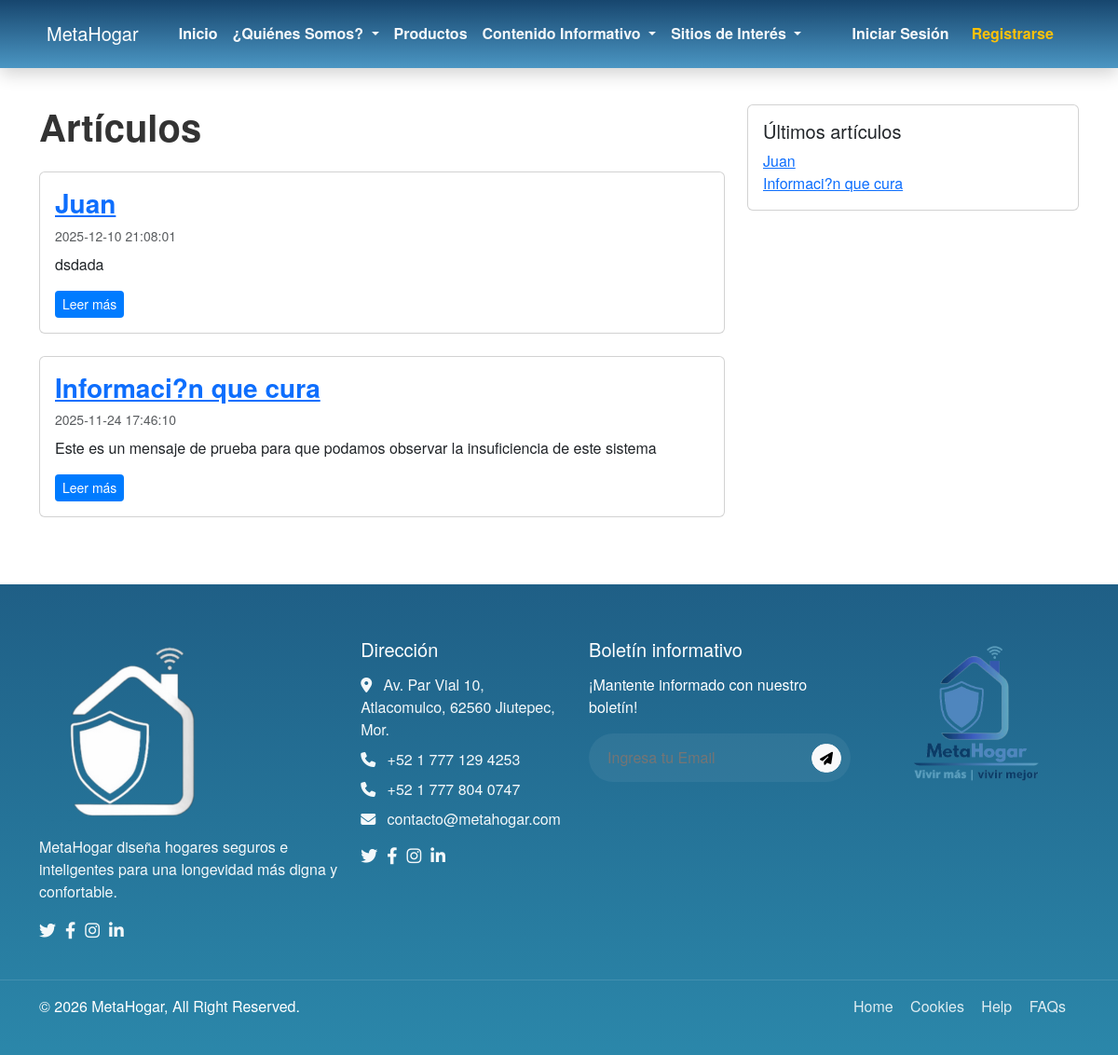
/public/articulos.php, run on the app's committed database.
### tables this page shows
CREATE TABLE `contenido` (
  `idContenido` int(11) NOT NULL,
  `Tipo` enum('NOTICIA','ARTICULO','BLOG','SITIO_INTERES') NOT NULL,
  `Titulo` varchar(200) NOT NULL,
  `Cuerpo` text NOT NULL,
  `AutorUsuario_id` int(11) DEFAULT NULL,
  `FechaPublicacion` datetime NOT NULL DEFAULT current_timestamp(),
  `Activo` tinyint(1) DEFAULT 1
);

### app/models/Contenido.php (called while the page is built, shortened)
<?php
class Contenido {
    public static function getAll($pdo) {
        $stmt = $pdo->query('SELECT idContenido, Tipo, Titulo, Cuerpo, FechaPublicacion, Activo FROM contenido ORDER BY FechaPublicacion DESC');
        return $stmt->fetchAll();
    }
}
?>

### public/articulos.php (the view, shortened to what this page needs)
<?php
require_once __DIR__ . '/../app/config/db.php';
require_once __DIR__ . '/../app/models/Contenido.php';
?>
<!doctype html>
<html lang="es">
<head>
    <link href="https://cdn.jsdelivr.net/npm/bootstrap@5.3.2/dist/css/bootstrap.min.css" rel="stylesheet">
    <link rel="stylesheet" href="assets/css/style.css">
    <link rel="stylesheet" href="assets/css/navbar.css">
    <link rel="stylesheet" href="assets/css/bs-navbar.css">
    <link rel="stylesheet" href="https://cdnjs.cloudflare.com/ajax/libs/font-awesome/6.4.0/css/all.min.css">
</head>
<body>
<?php include __DIR__ . '/partials/bs-navbar.php'; ?>
<main class="container py-5 mt-4">
    <div class="row">
        <div class="col-lg-8">
            <h1 class="mb-4">Artículos</h1>
            <?php
            $items = Contenido::getAll($pdo);
            foreach ($items as $it):
                $itemTipo = isset($it['Tipo']) ? strtoupper($it['Tipo']) : '';
                if ($itemTipo !== 'ARTICULO') continue;
            ?>
            <article class="card mb-4">
                <div class="card-body">
                    <h3 class="card-title"><a href="articulo_post.php?id=<?= $it['idContenido'] ?>"><?= htmlspecialchars($it['Titulo']) ?></a></h3>
                    <div class="text-muted small mb-2"><?= htmlspecialchars($it['FechaPublicacion']) ?></div>
                    <p class="card-text">
                        <?php
                        $plain = strip_tags($it['Cuerpo'] ?? '');
                        if (mb_strlen($plain) > 320) {
                            echo htmlspecialchars(mb_substr($plain, 0, 320)) . '...';
                        } else {
                            echo htmlspecialchars($plain);
                        }
                        ?>
                    </p>
                    <a href="articulo_post.php?id=<?= $it['idContenido'] ?>" class="btn btn-sm btn-primary">Leer más</a>
                </div>
            </article>
            <?php endforeach; ?>
        </div>
        <aside class="col-lg-4">
            <div class="card mb-4">
                <div class="card-body">
                    <h5>Últimos artículos</h5>
                    <ul class="list-unstyled mb-0">
                        <?php
                        foreach ($items as $it) {
                            $itemTipo = isset($it['Tipo']) ? strtoupper($it['Tipo']) : '';
                            if ($itemTipo !== 'ARTICULO') continue;
                            echo '<li><a href="articulo_post.php?id=' . $it['idContenido'] . '">' . htmlspecialchars($it['Titulo']) . '</a></li>';
                        }
                        ?>
                    </ul>
                </div>
            </div>
        </aside>
    </div>
</main>
<?php require_once __DIR__ . '/includes/footer.php'; ?>
</body>
</html>

### public/assets/css/style.css (style rules this page uses)
body { font-family: 'Segoe UI', Arial, sans-serif; background-color: #f8f9fa; color: #333; }
h1, h2, h3, h4 { font-weight: 700; }
.btn-primary { background-color: #007bff; border: none; }
:root { --red: #e60000; --purple: #7b2ad1; --yellow: #fff176; --title-yellow: #ffe56b; --nav-height: 110px; --font-sans: "Helvetica Neue", Arial, Helvetica, sans-serif; }
* { box-sizing: border-box; }
body { margin: 0; font-family: var(--font-sans); background: #fff; }

### public/assets/css/navbar.css (style rules this page uses)
:root { --upe-red: #e60000; --upe-purple: #7b2ad1; --upe-title-yellow: #ffe56b; --upe-yellow-bg: #fff58a; --upe-header-height: 120px; --font-sans: "Helvetica Neue", Arial, Helvetica, sans-serif; --upe-z: 1050; }

### public/assets/css/bs-navbar.css (style rules this page uses)
html, body { margin: 0; padding: 0; }
.meta-navbar-root, html, body { width: 100%; margin: 0; padding: 0; }

### data on the page
contenido: Titulo "Juan", FechaPublicacion "2025-12-10 21:08:01", Cuerpo "dsdada"
contenido: Titulo "Informaci?n que cura", FechaPublicacion "2025-11-24 17:46:10", Cuerpo "Este es un mensaje de prueba para que podamos observar la insuficiencia de este sistema"
